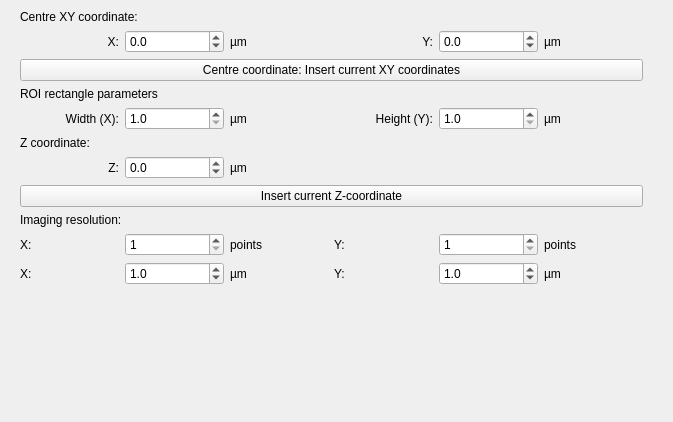
<?xml version="1.0" encoding="UTF-8"?>
<ui version="4.0">
 <class>meaCoor_Rect_StartEnd</class>
 <widget class="QWidget" name="meaCoor_Rect_StartEnd">
  <property name="geometry">
   <rect>
    <x>0</x>
    <y>0</y>
    <width>673</width>
    <height>422</height>
   </rect>
  </property>
  <property name="windowTitle">
   <string>Form</string>
  </property>
  <widget class="QWidget" name="gridLayoutWidget">
   <property name="geometry">
    <rect>
     <x>20</x>
     <y>10</y>
     <width>623</width>
     <height>381</height>
    </rect>
   </property>
   <layout class="QGridLayout" name="main_layout">
    <item row="10" column="0">
     <widget class="QLabel" name="label_11">
      <property name="text">
       <string>X:</string>
      </property>
     </widget>
    </item>
    <item row="2" column="0" colspan="6">
     <widget class="QPushButton" name="btn_storecentre">
      <property name="text">
       <string>Centre coordinate: Insert current XY coordinates</string>
      </property>
     </widget>
    </item>
    <item row="4" column="5">
     <widget class="QLabel" name="label_10">
      <property name="text">
       <string>µm</string>
      </property>
     </widget>
    </item>
    <item row="1" column="2">
     <widget class="QLabel" name="label_3">
      <property name="text">
       <string>µm</string>
      </property>
     </widget>
    </item>
    <item row="10" column="2">
     <widget class="QLabel" name="label_18">
      <property name="text">
       <string>µm</string>
      </property>
     </widget>
    </item>
    <item row="9" column="2">
     <widget class="QLabel" name="label_15">
      <property name="text">
       <string>points</string>
      </property>
     </widget>
    </item>
    <item row="10" column="5">
     <widget class="QLabel" name="label_22">
      <property name="text">
       <string>µm</string>
      </property>
     </widget>
    </item>
    <item row="1" column="3">
     <widget class="QLabel" name="label_4">
      <property name="text">
       <string>Y:</string>
      </property>
      <property name="alignment">
       <set>Qt::AlignmentFlag::AlignRight|Qt::AlignmentFlag::AlignTrailing|Qt::AlignmentFlag::AlignVCenter</set>
      </property>
     </widget>
    </item>
    <item row="11" column="1">
     <spacer name="verticalSpacer">
      <property name="orientation">
       <enum>Qt::Orientation::Vertical</enum>
      </property>
      <property name="sizeHint" stdset="0">
       <size>
        <width>20</width>
        <height>40</height>
       </size>
      </property>
     </spacer>
    </item>
    <item row="5" column="0" colspan="3">
     <widget class="QLabel" name="label_13">
      <property name="text">
       <string>Z coordinate:</string>
      </property>
      <property name="alignment">
       <set>Qt::AlignmentFlag::AlignBottom|Qt::AlignmentFlag::AlignLeading|Qt::AlignmentFlag::AlignLeft</set>
      </property>
     </widget>
    </item>
    <item row="1" column="0">
     <widget class="QLabel" name="label_2">
      <property name="text">
       <string>X:</string>
      </property>
      <property name="alignment">
       <set>Qt::AlignmentFlag::AlignRight|Qt::AlignmentFlag::AlignTrailing|Qt::AlignmentFlag::AlignVCenter</set>
      </property>
     </widget>
    </item>
    <item row="8" column="0" colspan="3">
     <widget class="QLabel" name="label_16">
      <property name="text">
       <string>Imaging resolution:</string>
      </property>
      <property name="alignment">
       <set>Qt::AlignmentFlag::AlignBottom|Qt::AlignmentFlag::AlignLeading|Qt::AlignmentFlag::AlignLeft</set>
      </property>
     </widget>
    </item>
    <item row="4" column="0">
     <widget class="QLabel" name="label_9">
      <property name="text">
       <string>Width (X):</string>
      </property>
      <property name="alignment">
       <set>Qt::AlignmentFlag::AlignRight|Qt::AlignmentFlag::AlignTrailing|Qt::AlignmentFlag::AlignVCenter</set>
      </property>
     </widget>
    </item>
    <item row="9" column="0">
     <widget class="QLabel" name="label_17">
      <property name="text">
       <string>X:</string>
      </property>
     </widget>
    </item>
    <item row="4" column="2">
     <widget class="QLabel" name="label_7">
      <property name="text">
       <string>µm</string>
      </property>
     </widget>
    </item>
    <item row="4" column="3">
     <widget class="QLabel" name="label_6">
      <property name="text">
       <string>Height (Y):</string>
      </property>
      <property name="alignment">
       <set>Qt::AlignmentFlag::AlignRight|Qt::AlignmentFlag::AlignTrailing|Qt::AlignmentFlag::AlignVCenter</set>
      </property>
     </widget>
    </item>
    <item row="9" column="5">
     <widget class="QLabel" name="label_19">
      <property name="text">
       <string>points</string>
      </property>
     </widget>
    </item>
    <item row="10" column="3">
     <widget class="QLabel" name="label_20">
      <property name="text">
       <string>Y:</string>
      </property>
     </widget>
    </item>
    <item row="3" column="0" colspan="3">
     <widget class="QLabel" name="label_8">
      <property name="text">
       <string>ROI rectangle parameters</string>
      </property>
      <property name="alignment">
       <set>Qt::AlignmentFlag::AlignBottom|Qt::AlignmentFlag::AlignLeading|Qt::AlignmentFlag::AlignLeft</set>
      </property>
     </widget>
    </item>
    <item row="0" column="0" colspan="3">
     <widget class="QLabel" name="label">
      <property name="sizePolicy">
       <sizepolicy hsizetype="Preferred" vsizetype="Preferred">
        <horstretch>0</horstretch>
        <verstretch>0</verstretch>
       </sizepolicy>
      </property>
      <property name="text">
       <string>Centre XY coordinate:</string>
      </property>
      <property name="alignment">
       <set>Qt::AlignmentFlag::AlignBottom|Qt::AlignmentFlag::AlignLeading|Qt::AlignmentFlag::AlignLeft</set>
      </property>
     </widget>
    </item>
    <item row="6" column="0">
     <widget class="QLabel" name="label_14">
      <property name="text">
       <string>Z:</string>
      </property>
      <property name="alignment">
       <set>Qt::AlignmentFlag::AlignRight|Qt::AlignmentFlag::AlignTrailing|Qt::AlignmentFlag::AlignVCenter</set>
      </property>
     </widget>
    </item>
    <item row="7" column="0" colspan="6">
     <widget class="QPushButton" name="btn_storez">
      <property name="text">
       <string>Insert current Z-coordinate</string>
      </property>
     </widget>
    </item>
    <item row="6" column="2">
     <widget class="QLabel" name="label_12">
      <property name="text">
       <string>µm</string>
      </property>
     </widget>
    </item>
    <item row="1" column="5">
     <widget class="QLabel" name="label_5">
      <property name="text">
       <string>µm</string>
      </property>
     </widget>
    </item>
    <item row="9" column="3">
     <widget class="QLabel" name="label_21">
      <property name="text">
       <string>Y:</string>
      </property>
     </widget>
    </item>
    <item row="1" column="1">
     <widget class="QDoubleSpinBox" name="spin_centrex">
      <property name="decimals">
       <number>1</number>
      </property>
      <property name="minimum">
       <double>-1000000.000000000000000</double>
      </property>
      <property name="maximum">
       <double>1000000.000000000000000</double>
      </property>
     </widget>
    </item>
    <item row="1" column="4">
     <widget class="QDoubleSpinBox" name="spin_centrey">
      <property name="decimals">
       <number>1</number>
      </property>
      <property name="minimum">
       <double>-1000000.000000000000000</double>
      </property>
      <property name="maximum">
       <double>1000000.000000000000000</double>
      </property>
     </widget>
    </item>
    <item row="4" column="1">
     <widget class="QDoubleSpinBox" name="spin_widx">
      <property name="decimals">
       <number>1</number>
      </property>
      <property name="minimum">
       <double>1.000000000000000</double>
      </property>
      <property name="maximum">
       <double>1000000.000000000000000</double>
      </property>
     </widget>
    </item>
    <item row="4" column="4">
     <widget class="QDoubleSpinBox" name="spin_heiy">
      <property name="decimals">
       <number>1</number>
      </property>
      <property name="minimum">
       <double>1.000000000000000</double>
      </property>
      <property name="maximum">
       <double>1000000.000000000000000</double>
      </property>
     </widget>
    </item>
    <item row="6" column="1">
     <widget class="QDoubleSpinBox" name="spin_z">
      <property name="decimals">
       <number>1</number>
      </property>
      <property name="minimum">
       <double>-1000000.000000000000000</double>
      </property>
      <property name="maximum">
       <double>1000000.000000000000000</double>
      </property>
     </widget>
    </item>
    <item row="9" column="1">
     <widget class="QSpinBox" name="spin_resxpt">
      <property name="minimum">
       <number>1</number>
      </property>
      <property name="maximum">
       <number>1000000</number>
      </property>
     </widget>
    </item>
    <item row="9" column="4">
     <widget class="QSpinBox" name="spin_resypt">
      <property name="minimum">
       <number>1</number>
      </property>
      <property name="maximum">
       <number>1000000</number>
      </property>
     </widget>
    </item>
    <item row="10" column="1">
     <widget class="QDoubleSpinBox" name="spin_resxum">
      <property name="decimals">
       <number>1</number>
      </property>
      <property name="minimum">
       <double>-1000000.000000000000000</double>
      </property>
      <property name="maximum">
       <double>1000000.000000000000000</double>
      </property>
      <property name="value">
       <double>1.000000000000000</double>
      </property>
     </widget>
    </item>
    <item row="10" column="4">
     <widget class="QDoubleSpinBox" name="spin_resyum">
      <property name="decimals">
       <number>1</number>
      </property>
      <property name="minimum">
       <double>-1000000.000000000000000</double>
      </property>
      <property name="maximum">
       <double>1000000.000000000000000</double>
      </property>
      <property name="value">
       <double>1.000000000000000</double>
      </property>
     </widget>
    </item>
   </layout>
  </widget>
 </widget>
 <tabstops>
  <tabstop>spin_centrex</tabstop>
  <tabstop>spin_centrey</tabstop>
  <tabstop>btn_storecentre</tabstop>
  <tabstop>spin_widx</tabstop>
  <tabstop>spin_heiy</tabstop>
  <tabstop>spin_z</tabstop>
  <tabstop>btn_storez</tabstop>
  <tabstop>spin_resxpt</tabstop>
  <tabstop>spin_resypt</tabstop>
  <tabstop>spin_resxum</tabstop>
  <tabstop>spin_resyum</tabstop>
 </tabstops>
 <resources/>
 <connections/>
</ui>
